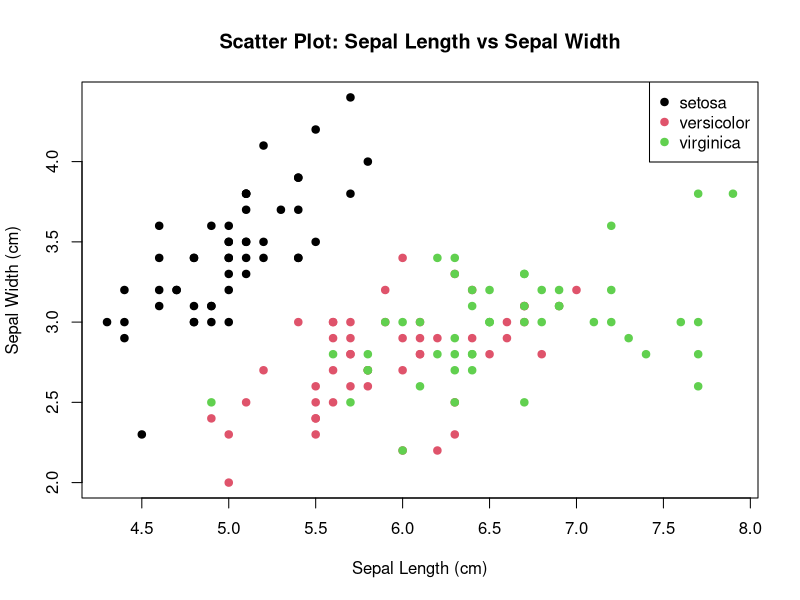

The R script that drew this image:
#!/usr/bin/env Rscript

# Загрузка необходимых библиотек
library(grDevices)
library(datasets)

# Загрузка набора данных iris
data(iris)

# Создание случайного имени файла для сохранения изображения
random_filename <- paste0("scatter_plot_", sample(1000:9999, 1), ".png")

# Установка параметров устройства для сохранения изображения
png(filename = random_filename, width = 800, height = 600)

# Построение диаграммы рассеяния
plot(iris$Sepal.Length, iris$Sepal.Width,
     main = "Scatter Plot: Sepal Length vs Sepal Width",
     xlab = "Sepal Length (cm)",
     ylab = "Sepal Width (cm)",
     pch = 19, # Сплошные точки
     col = as.numeric(iris$Species) # Цвет по виду
)

# Добавление легенды
legend("topright", legend = levels(iris$Species),
       col = 1:length(levels(iris$Species)), pch = 19)

# Завершение устройства (сохранение файла)
dev.off()

# Вывод имени созданного файла
cat("Scatter plot saved as:", random_filename, "\n")
